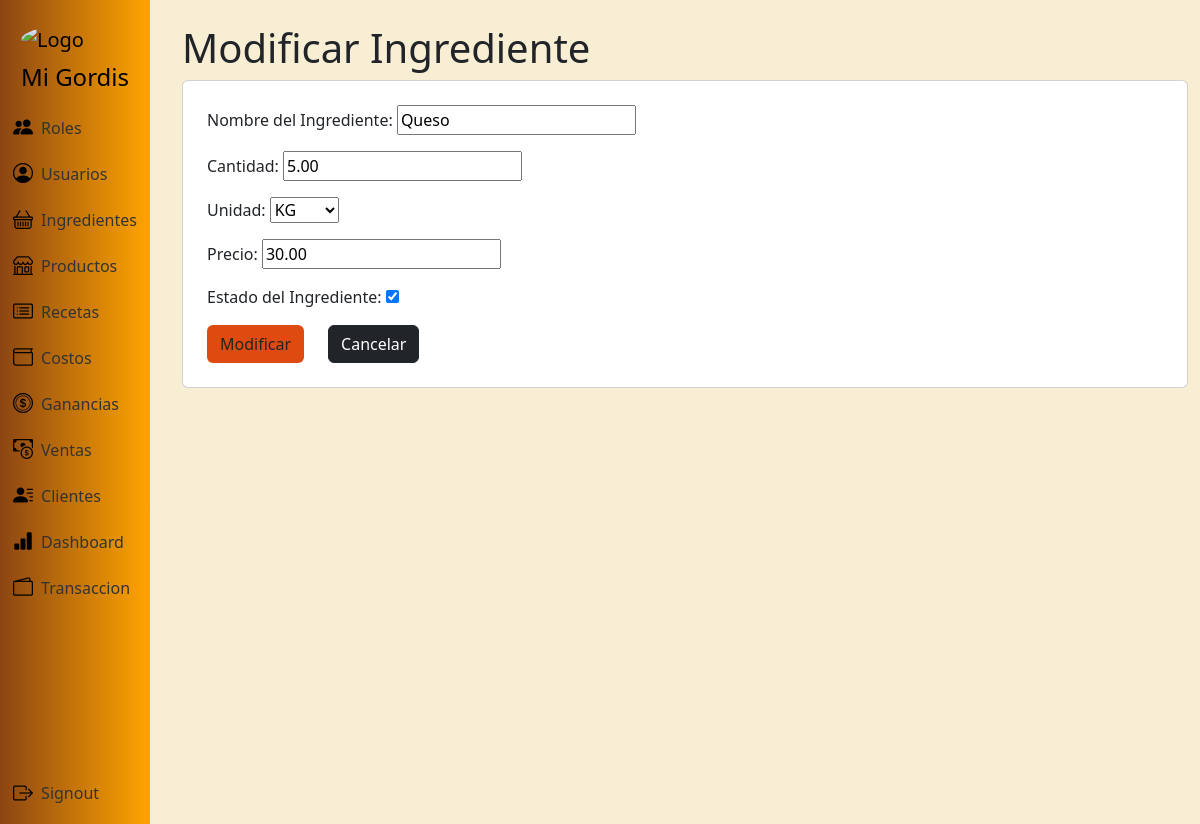
/ingredientes/modificar/4 (signed in), run on the app's committed database.
### app/models.py (models this page shows, shortened)
class Ingrediente(models.Model):
    id_ingrediente = models.AutoField(primary_key=True)
    nombre_ingrediente = models.CharField(max_length=100)
    cantidad = models.DecimalField(max_digits=10, decimal_places=2)
    unidad = models.CharField(max_length=10)
    precio_ingrediente = models.DecimalField(max_digits=10, decimal_places=2)
    estado_ingrediente = models.BooleanField(default=True)

### app/views.py (the view)
# urls.py: path("ingredientes/modificar/<int:ingrediente_id>", views.ingrediente_modificar, name="ingrediente_modificar"),
@login_required
def ingrediente_modificar(request, ingrediente_id):
    ingrediente = get_object_or_404(Ingrediente, id_ingrediente=ingrediente_id)
    if request.method == "POST":
        form = IngredienteForm(request.POST, instance=ingrediente)
        if form.is_valid():
            try:
                form.save()
                return redirect("ingredientes")
            except ValidationError as e:
                messages.error(request, str(e))
        else:
            messages.error(request, "Form is not valid.")
    else:
        form = IngredienteForm(instance=ingrediente)
    return render(request, "ingrediente/ingrediente_modificar.html", {"form": form})

### app/forms.py
class IngredienteForm(forms.ModelForm):
    class Meta:
        model = Ingrediente
        exclude = ["id_ingrediente"]
    nombre_ingrediente = forms.CharField(
        label="Nombre del Ingrediente", widget=forms.TextInput(attrs={"class": "input"})
    )
    cantidad = forms.DecimalField(
        label="Cantidad", widget=forms.NumberInput(attrs={"class": "input"})
    )
    unidad = forms.ModelChoiceField(
        label="Unidad",
        queryset=UnidadesMedida.objects.all(),
        widget=forms.Select(attrs={"class": "input"}),
        to_field_name="nombre"
    )
    estado_ingrediente = forms.BooleanField(
        label="Estado del Ingrediente",
        required=False,
        widget=forms.CheckboxInput(attrs={"class": "checkbox"}),
    )
    precio_ingrediente = forms.DecimalField(
        label="Precio", widget=forms.NumberInput(attrs={"class": "input"})
    )
    def __init__(self, *args, **kwargs):
        super(IngredienteForm, self).__init__(*args, **kwargs)

### app/models.py (called while the page is built)
    def __str__(self):
        return self.nombre

### app/templates/ingrediente/ingrediente_modificar.html (shortened to what this page needs)
{% extends 'layouts/base.html' %}
{% block content %}
<h1>Modificar Ingrediente</h1>
<div class="card p-4">
    <form method="POST">
        <div class="mb-3">
        {{ form.as_p }}
        </div>
        <div class="d-flex gap-4">
        <button type="submit" class="btn btn-color">Modificar</button>
        <a href="{% url 'ingredientes' %}" class="btn btn-dark">Cancelar</a>
        </div>
    </form>
</div>
{% endblock %}

### app/static/css/styles.css (style rules this page uses)
.btn-color { background-color: #df4a10; color: #242424; }

### app/templates/layouts/base.html (style rules this page uses)
html, body { height: 100%; margin: 0; padding: 0; }
body { background-color: #f8eed4; background-size: cover; background-repeat: no-repeat; background-position: center; background-attachment: fixed; padding-left: 170px; }

### data on the page
Ingrediente: nombre_ingrediente "Queso", cantidad "5.00", unidad "KG", precio_ingrediente "30.00", estado_ingrediente "☑"
